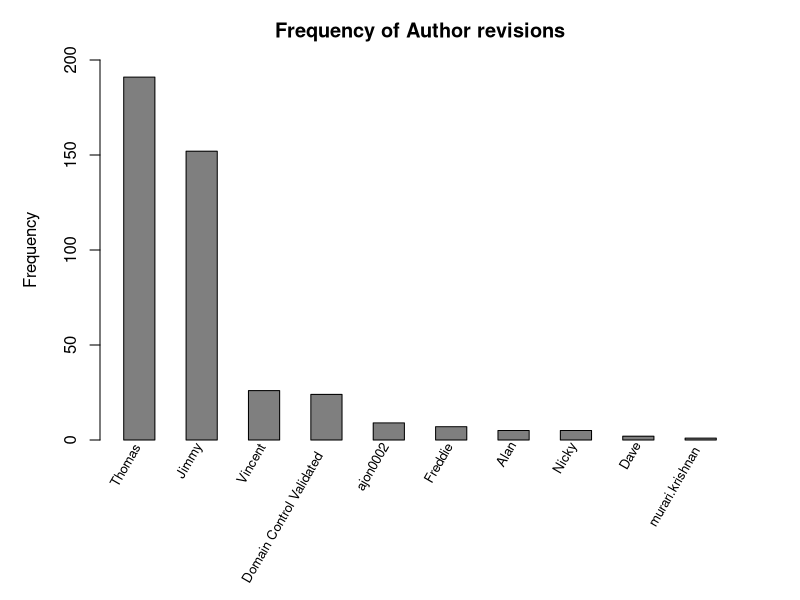
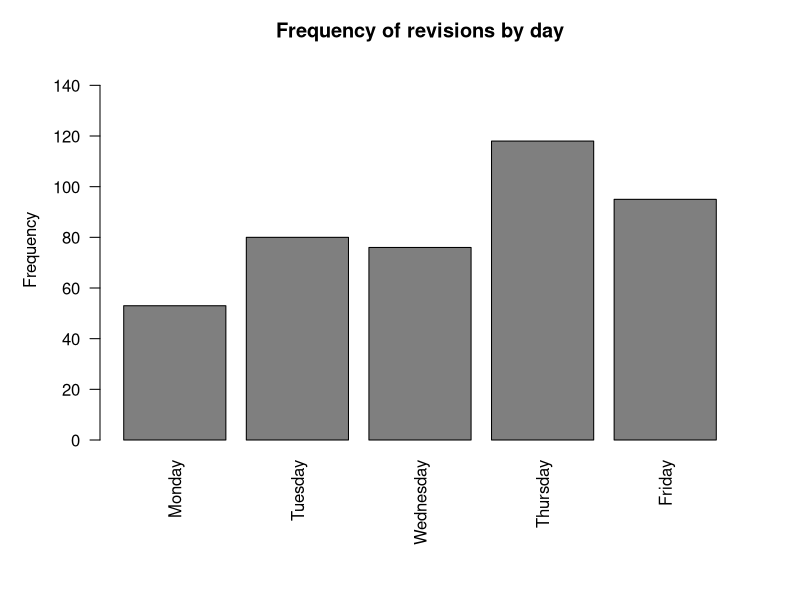
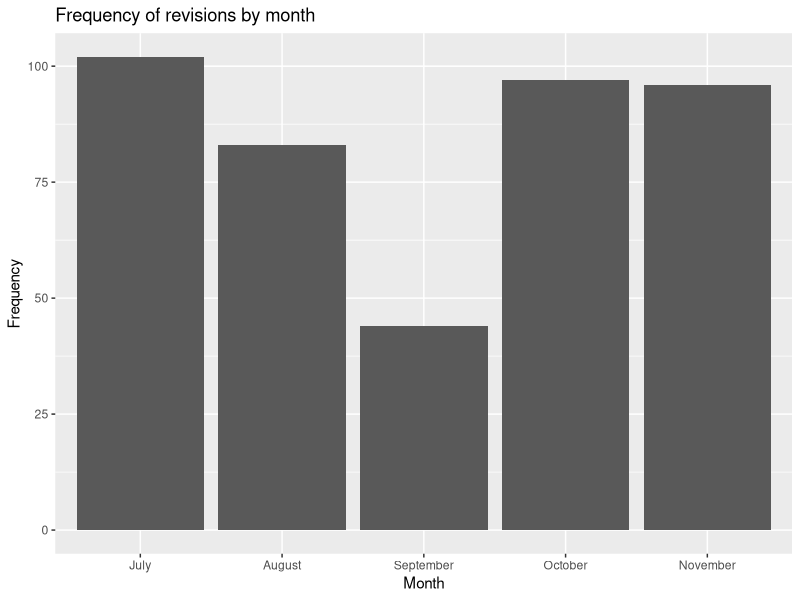

Reproduce these figures in R, in order.
#### set the working directory here ######

setwd("C:/Users/macan/programming_for_big_data_10349393/CA4") 

####### end wd #############

library(ggplot2)
# read in csv file
dat <- read.csv(file="ttest.csv", sep=",", header = F)
# name the columns
names(dat) <- c("Revision", "Author", "Timestamp","Lines in Comment","Commits","Comment")

# rename a long 'author' name with something slightly more meaningful
dat$Author <- factor(gsub("/OU=Domain Control Validated/CN=svn.company.net", "Domain Control Validated", dat$Author))

# some informative data about our dataframe. Helps to identify early points of analysis
str(dat)
summary(dat)


##### interesting statistical observation No. 1 ####
authors.freq <- sort(table(dat$Author),decreasing = TRUE) 

# barplot with perpendicular x-axis labels. 60deg looks better, see below
#barplot(authors.freq,main="Frequency of Author revisions",ylab="Frequency",xlab="Author Name",las=3)


par(mar = c(7, 4, 2, 2) + 1) #add room for the rotated labels
end_point = .5 + nrow(authors.freq) + nrow(authors.freq)-1 #this is the line which does the trick (together with barplot "space = 1" parameter)

barplot(authors.freq, col="grey50", 
        main="Frequency of Author revisions",
        ylab="Frequency", ylim=c(0,200),
        xlab = "",
        xaxt = "n",
        space=1)
#rotate 60 degrees, srt=60
text(seq(1.5,end_point,by=2), par("usr")[3]-0.25, 
     srt = 60, adj= 1.1, xpd = TRUE,
     labels = paste(rownames(authors.freq)), cex=0.8)

####### add some extra columns using the timestamp ########
dat$Date <- as.Date(dat$Timestamp)
dat$Day <- weekdays(dat$Date)
dat$Month <- format(dat$Date, "%B")
dat$Time <- format(as.POSIXct(dat$Timestamp),format = "%H:%M:%S")
month.freq <- summary(factor(dat$Month, levels = c("July", "August", "September", "October", "November")))
day.freq <- summary(factor(dat$Day, levels = c("Monday", "Tuesday", "Wednesday", "Thursday", "Friday")))

##### interesting statistical observation No. 2 ####
## commit occurances by day ##
barplot(day.freq, col="grey50", 
        main="Frequency of revisions by day",
        ylab="Frequency", ylim=c(0,150),
        xlab = "",
        las = 2)

##### interesting statistical observation No. 3 ####
## commit occurances by month ##
df <- as.data.frame(month.freq)
names(df) <- c("Frequency")
df$names <- factor(rownames(df), as.character(rownames(df)))

ggplot(df, aes(x=names, y=Frequency)) + 
  geom_bar(aes(x=names), data=df, stat="identity") + 
  labs(y="Frequency",x="Month",title="Frequency of revisions by month")


